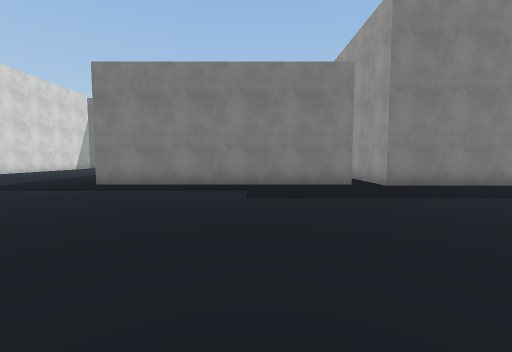
view 1 (above)

24 first-person views from a walk through a Unity game level. The camera is 1.5 m above the floor, tilts 4° down and sees 90° across. The floor is counted in squares, 2 m on a side. Each view is taken from the middle of a square. On the plan, view 1 faces up. The plan holds only what a view shows up to about 9 squares ahead; the rest is blank. The place goes on beyond the plan. Some surface patterns are stand-ins.

view 2
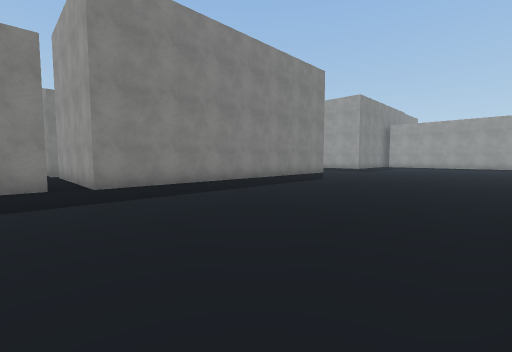

view 3
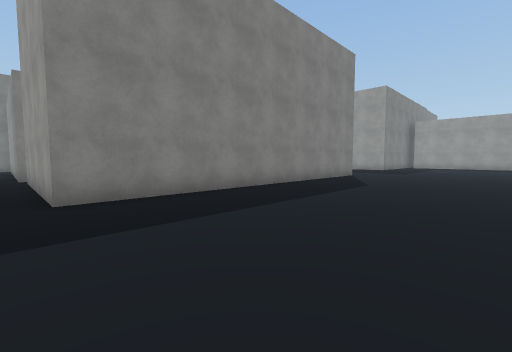

view 4
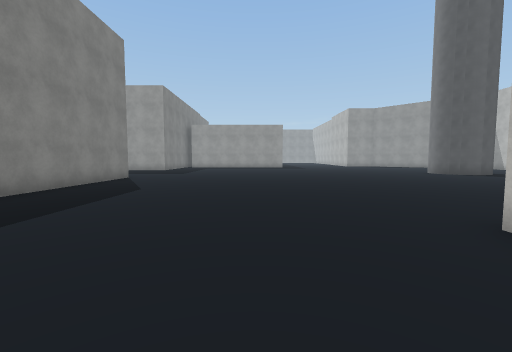

view 5
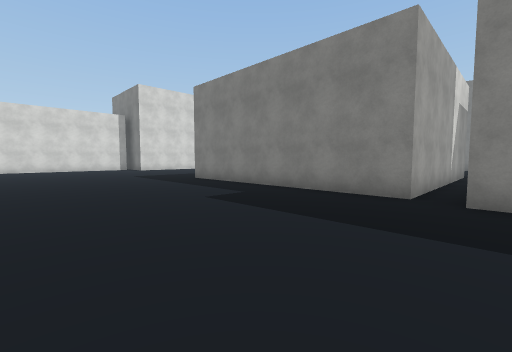

view 6
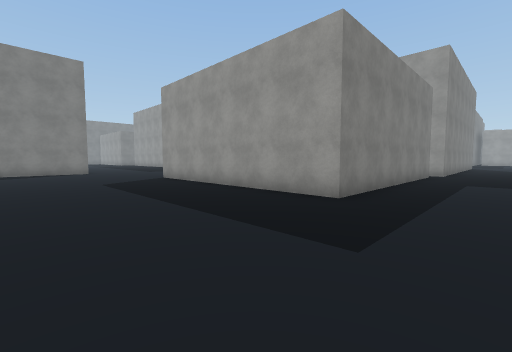

view 7
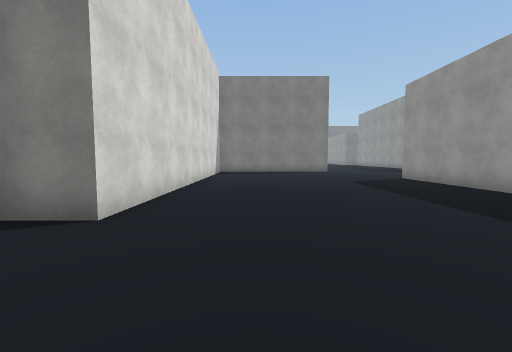

view 8
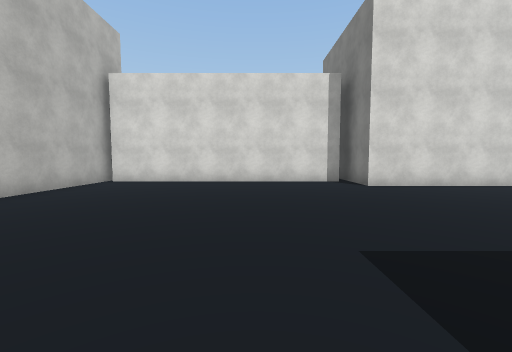

view 9
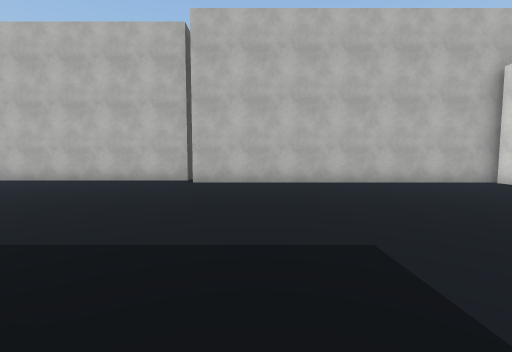

view 10
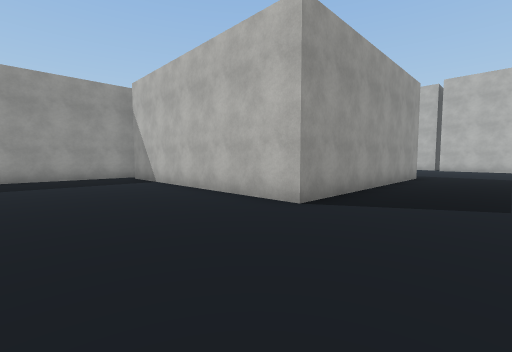

view 11
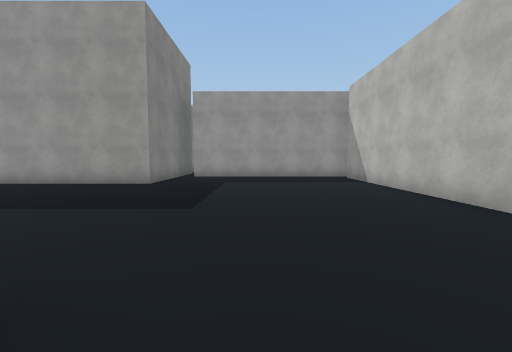

view 12
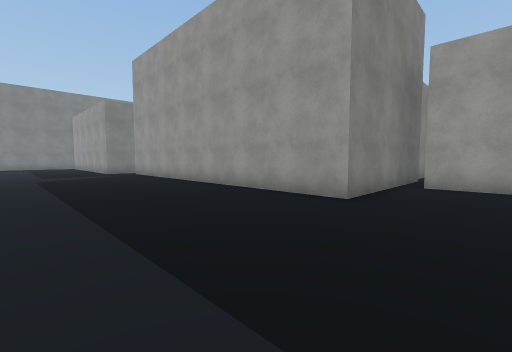

view 13
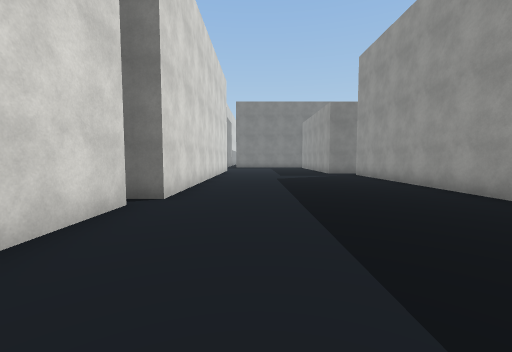

view 14
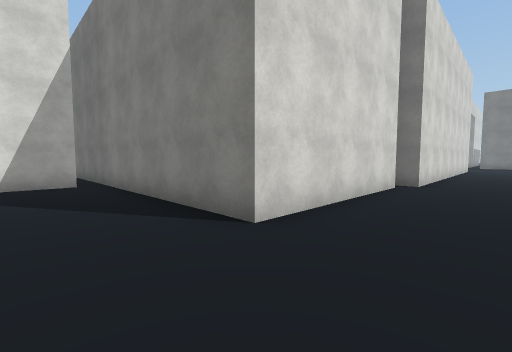

view 15
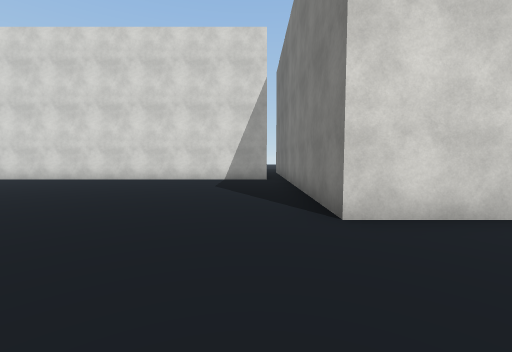

view 16
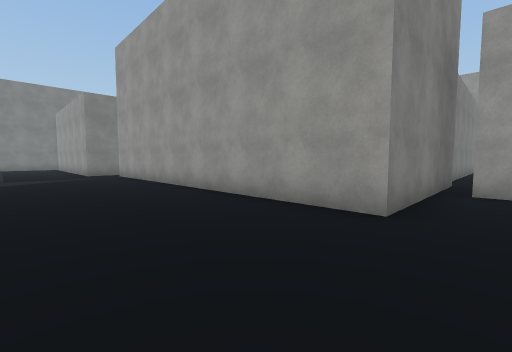

view 17
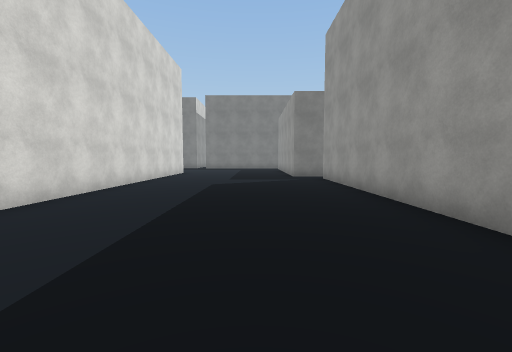

view 18
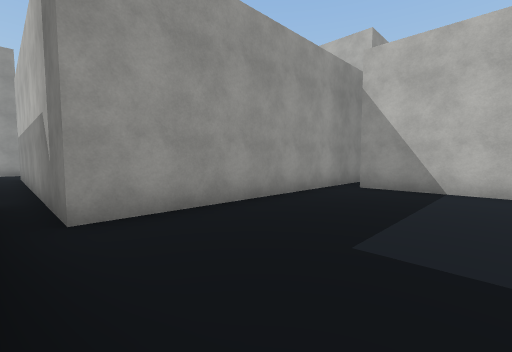

view 19
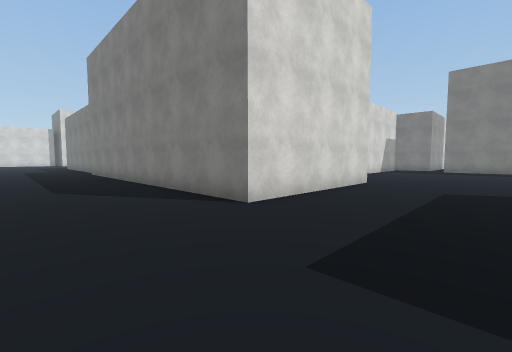

view 20
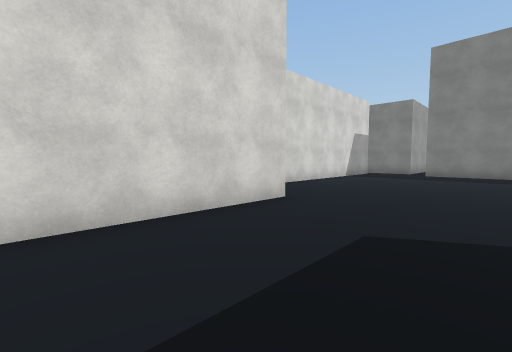

view 21
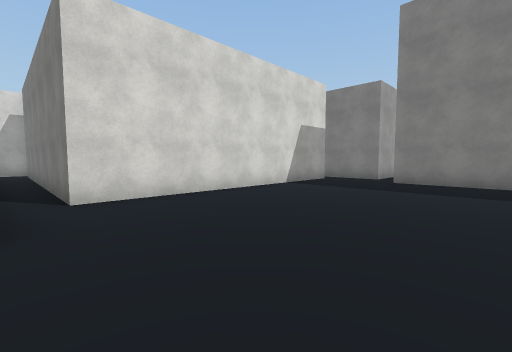

view 22
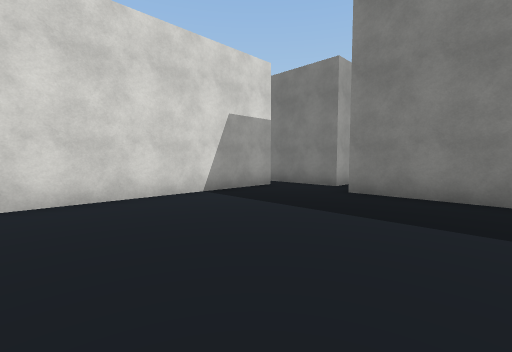

view 23
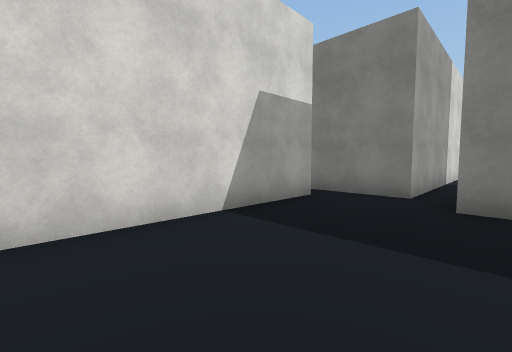

view 24
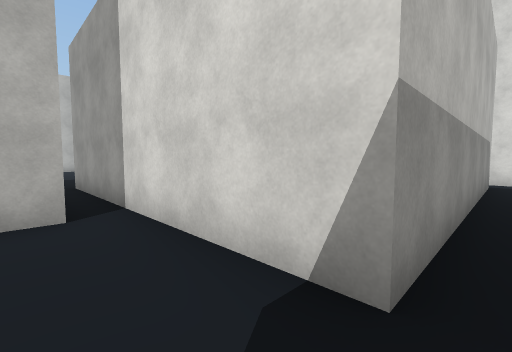

### Floor plan
Points are (right, up) in squares from view 1. A wall is a line through its corners. A room is listed if a view was taken in it or the views show most of it. See-through windows are left out.
Room 1 (views 1, 2, 3, 4, 5, 6, 7, 8, 9, 10, 11, 12, 13, 14, 15, 16, 17, 18, 19, 20, 21, 22, 23)
walls: (3.4, 12.7) (3.4, 20.5); (2.7, 13.5) (2.7, 7.3) (-4.5, 7.3) (-4.5, 14.5) (2.8, 14.5); (13.9, 12) (13.9, 6.9) (3.5, 6.9) (3.5, 12); (-3.7, -0.6) (2.6, -0.6); (5.5, 21.1) (0.5, 21.1) (0.5, 31); (12.1, 20.5) (12.1, 12.8); (-13.2, 7.8) (-13.2, 6.9); (-6.1, 24.1) (-6.1, 19.1) (-13.5, 19.1); (-11.9, 18.5) (-11.9, 8) (-13.5, 8); (-13.2, 1.1) (-13.2, 0.4); (17.1, 20.4) (14.4, 20.4); (-13.5, 0.2) (-4, 0.2); (13.7, 25.4) (13.7, 21.3) (12.5, 21.3); (-5.7, 31) (-5.7, 24.7)
ways out: opening at (14, 25) to room 2; opening at (12, 21)
Room 2 (view 24)
walls: (13.7, 28.6) (13.7, 25.4); (14.4, 25.4) (15.1, 25.4)
ways out: opening at (14, 25) to room 1; opening at (13, 29)

Positions as (right, up) in squares from view 1, and headings:
1: (0, 0), facing up
2: (2, 0), facing up-right
3: (3, 2), facing up-right
4: (4, 2), facing right
5: (4, 2), facing up-left
6: (-9, 5), facing up-right
7: (-10, 5), facing up
8: (-5, 5), facing left
9: (-6, 8), facing down
10: (-7, 18), facing down-right
11: (-7, 18), facing right
12: (-4, 19), facing up-right
13: (-4, 20), facing up
14: (-4, 17), facing up-left
15: (-3, 18), facing left
16: (-3, 20), facing up-right
17: (-2, 22), facing up
18: (0, 21), facing down-right
19: (17, 4), facing up-left
20: (17, 8), facing up-left
21: (17, 12), facing up-left
22: (17, 15), facing up-left
23: (15, 16), facing up-left
24: (15, 29), facing down-left
